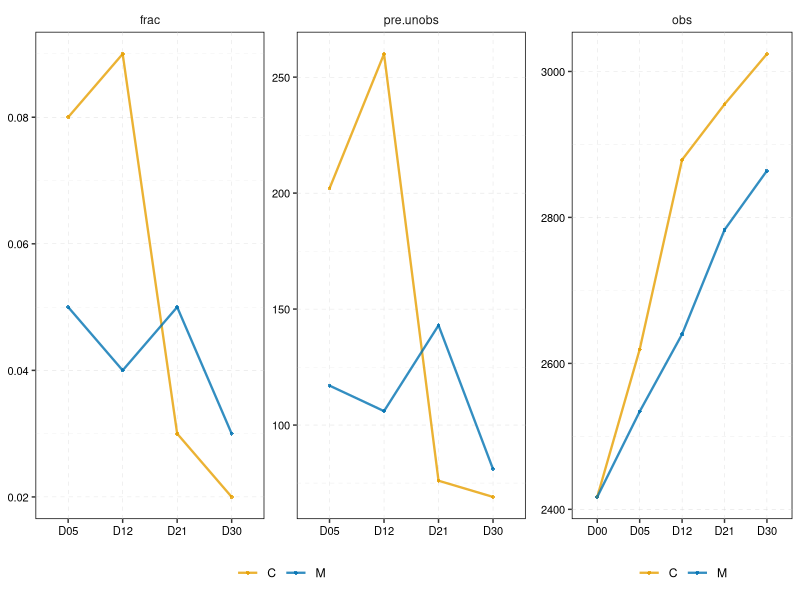

Recreate this plot in R.
# coding: utf-8
# email: qfsfdxlqy@163.com
# Github: https://github.com/2015qyliang

library(ggplot2)
library(ggsci)
library(grid)
library(tidyverse)
library(reshape2)

############################################

comm = read.table('11-OTUtableC.txt', header = T, sep = '\t', 
                   row.names = 1, stringsAsFactors = F)
comm.m = as.matrix(comm)
comm.m[comm.m > 0] = 1
comm.m = comm.m[, sort(colnames(comm.m))]

cutvalue = 5

comm.m.g = comm.m[, 1:20]
comm.m.g = comm.m.g[rowSums(comm.m.g) >= cutvalue, ]
taxa.0 = rownames(comm.m.g)

comm.m.g = comm.m[, 21:40]
comm.m.g = comm.m.g[rowSums(comm.m.g) >= cutvalue, ]
taxa.05 = rownames(comm.m.g)

comm.m.g = comm.m[, 41:60]
comm.m.g = comm.m.g[rowSums(comm.m.g) >= cutvalue, ]
taxa.12 = rownames(comm.m.g)

comm.m.g = comm.m[, 61:80]
comm.m.g = comm.m.g[rowSums(comm.m.g) >= cutvalue, ]
taxa.21 = rownames(comm.m.g)

comm.m.g = comm.m[, 81:100]
comm.m.g = comm.m.g[rowSums(comm.m.g) >= cutvalue, ]
taxa.30 = rownames(comm.m.g)

# length(taxa.0)
# length(taxa.05)
# length(taxa.12)
# length(taxa.21)
# length(taxa.30)

obs.1 = length(taxa.0)
obs.2 = length(union(taxa.0, taxa.05))
obs.3 = length(union(union(taxa.0, taxa.05), taxa.12))
obs.4 = length(union(union(union(taxa.0, taxa.05), taxa.12), taxa.21))
obs.5 = length(union(union(union(union(taxa.0, taxa.05), taxa.12), taxa.21), taxa.30))

pre.1 = length(taxa.0)
pre.2 = length(setdiff(taxa.05, taxa.0))
pre.3 = length(setdiff(taxa.12, union(taxa.0, taxa.05) ))
pre.4 = length(setdiff(taxa.21, union(union(taxa.0, taxa.05), taxa.12) ))
pre.5 = length(setdiff(taxa.30, union(union(union(taxa.0, taxa.05), taxa.12), taxa.21)))

gp = rep('C', 5)
t.line = c('D00', 'D05', 'D12', 'D21', 'D30')
pre.unobs = c(pre.1, pre.2, pre.3, pre.4, pre.5)
obs = c(obs.1, obs.2, obs.3, obs.4, obs.5)
frac = round(pre.unobs/obs, digits = 2)
cDF = data.frame(gp, t.line, frac, pre.unobs, obs)

############################################

comm = read.table('11-OTUtableM.txt', header = T, sep = '\t', 
                  row.names = 1, stringsAsFactors = F)
comm.m = as.matrix(comm)
comm.m[comm.m > 0] = 1
comm.m = comm.m[, sort(colnames(comm.m))]

comm.m.g = comm.m[, 1:20]
comm.m.g = comm.m.g[rowSums(comm.m.g) >= cutvalue, ]
taxa.0 = rownames(comm.m.g)

comm.m.g = comm.m[, 21:40]
comm.m.g = comm.m.g[rowSums(comm.m.g) >= cutvalue, ]
taxa.05 = rownames(comm.m.g)

comm.m.g = comm.m[, 41:60]
comm.m.g = comm.m.g[rowSums(comm.m.g) >= cutvalue, ]
taxa.12 = rownames(comm.m.g)

comm.m.g = comm.m[, 61:80]
comm.m.g = comm.m.g[rowSums(comm.m.g) >= cutvalue, ]
taxa.21 = rownames(comm.m.g)

comm.m.g = comm.m[, 81:100]
comm.m.g = comm.m.g[rowSums(comm.m.g) >= cutvalue, ]
taxa.30 = rownames(comm.m.g)

# length(taxa.0)
# length(taxa.05)
# length(taxa.12)
# length(taxa.21)
# length(taxa.30)

obs.1 = length(taxa.0)
obs.2 = length(union(taxa.0, taxa.05))
obs.3 = length(union(union(taxa.0, taxa.05), taxa.12))
obs.4 = length(union(union(union(taxa.0, taxa.05), taxa.12), taxa.21))
obs.5 = length(union(union(union(union(taxa.0, taxa.05), taxa.12), taxa.21), taxa.30))

pre.1 = length(taxa.0)
pre.2 = length(setdiff(taxa.05, taxa.0))
pre.3 = length(setdiff(taxa.12, union(taxa.0, taxa.05) ))
pre.4 = length(setdiff(taxa.21, union(union(taxa.0, taxa.05), taxa.12) ))
pre.5 = length(setdiff(taxa.30, union(union(union(taxa.0, taxa.05), taxa.12), taxa.21)))

gp = rep('M', 5)
t.line = c('D00', 'D05', 'D12', 'D21', 'D30')
pre.unobs = c(pre.1, pre.2, pre.3, pre.4, pre.5)
obs = c(obs.1, obs.2, obs.3, obs.4, obs.5)
frac = round(pre.unobs/obs, digits = 2)
mDF = data.frame(gp, t.line, frac, pre.unobs, obs)

############################################

DFall = rbind(cDF, mDF)

DFall.melt = melt(DFall, measure.vars = c('frac', 'pre.unobs', 'obs'), 
                  variable.name = 'Index')
DFall.melt$Index = factor(DFall.melt$Index, 
                          levels = c('frac', 'pre.unobs', 'obs'))

############################################

DFall.melt.filt = DFall.melt[DFall.melt$t.line != 'D00' & 
                                 DFall.melt$Index != 'obs', ]

p1 = ggplot(DFall.melt.filt, aes(x = t.line, y = value, group = gp)) + 
  geom_point(aes(color = gp), shape = 16, size = 1, alpha = 0.8) +
  geom_line(aes(color = gp), linetype = 1, size = 0.8, alpha = 0.8) +
  scale_color_manual(values = c('#E69F00', '#0072B2')) +
  facet_wrap(.~Index, nrow = 1, scales = "free_y") +
  theme(panel.background = element_rect(fill="white", color="black"),
        panel.grid = element_line(size = 0.1, linetype = 2, color = 'grey80'),
        strip.background = element_blank(),
        # legend.position = c(0.2, 0.6), 
        legend.position = 'bottom', 
        legend.background = element_blank(),
        legend.title = element_blank(), 
        legend.key = element_blank(),
        axis.title = element_blank(),
        axis.text.x = element_text(size = 8, color = 'black'),
        axis.text.y = element_text(size = 8, color = 'black'))

DFall.melt.filt = DFall.melt[ DFall.melt$Index == 'obs', ]
p2 = ggplot(DFall.melt.filt, aes(x = t.line, y = value, group = gp)) + 
  geom_point(aes(color = gp), shape = 16, size = 1, alpha = 0.8) +
  geom_line(aes(color = gp), linetype = 1, size = 0.8, alpha = 0.8) +
  scale_color_manual(values = c('#E69F00', '#0072B2')) +
  facet_wrap(.~Index, nrow = 1) +
  theme(panel.background = element_rect(fill="white", color="black"),
        panel.grid = element_line(size = 0.1, linetype = 2, color = 'grey80'),
        strip.background = element_blank(),
        # legend.position = c(0.2, 0.6), 
        legend.position = 'bottom', 
        legend.background = element_blank(),
        legend.title = element_blank(), 
        legend.key = element_blank(),
        axis.title = element_blank(),
        axis.text.x = element_text(size = 8, color = 'black'),
        axis.text.y = element_text(size = 8, color = 'black'))

######################################################################

# set the layout of result
pdf(width = 6, height = 1.75, file = '16-NovelTaxa.pdf' )
grid.newpage()  
pushViewport(viewport(layout = grid.layout(1, 3))) 
vplayout <- function(x,y){viewport(layout.pos.row = x, layout.pos.col = y)}  
print(p1, vp = vplayout(1, 1:2))
print(p2, vp = vplayout(1, 3))
dev.off()


